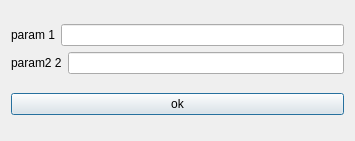
<?xml version="1.0" encoding="UTF-8"?>
<ui version="4.0">
 <class>CommonInputDialog</class>
 <widget class="QDialog" name="CommonInputDialog">
  <property name="geometry">
   <rect>
    <x>0</x>
    <y>0</y>
    <width>355</width>
    <height>141</height>
   </rect>
  </property>
  <property name="windowTitle">
   <string>Dialog</string>
  </property>
  <layout class="QVBoxLayout" name="verticalLayout">
   <item>
    <layout class="QGridLayout" name="gridLayout">
     <item row="0" column="0">
      <widget class="QLabel" name="label1">
       <property name="text">
        <string>param 1</string>
       </property>
      </widget>
     </item>
     <item row="0" column="1" colspan="2">
      <widget class="QLineEdit" name="value1"/>
     </item>
     <item row="1" column="0" colspan="2">
      <widget class="QLabel" name="label2">
       <property name="text">
        <string>param2 2</string>
       </property>
      </widget>
     </item>
     <item row="1" column="2">
      <widget class="QLineEdit" name="value2"/>
     </item>
    </layout>
   </item>
   <item>
    <widget class="QPushButton" name="ok">
     <property name="text">
      <string>ok</string>
     </property>
    </widget>
   </item>
  </layout>
 </widget>
 <resources/>
 <connections/>
</ui>
